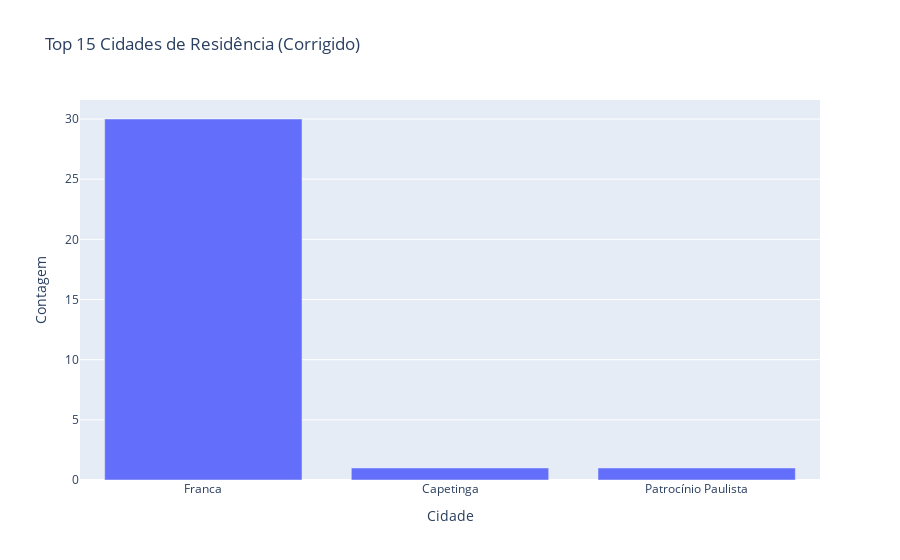

The notebook cell this image was saved under:
### Markdown cell above
## 8. Corrigindo o problema e gerando o gráfico correto

### Code cell
# Função para tratar a coluna de cidades
def tratar_cidades(df, coluna):
    if coluna not in df.columns:
        return df
    
    # Converter para string e remover espaços extras
    df[coluna] = df[coluna].astype(str).str.strip()
    
    # Padronizar valores conhecidos (exemplo)
    mapeamento = {
        'franca': 'Franca',
        'FRANCA': 'Franca',
        'Franca - SP': 'Franca',
        # Adicione outros mapeamentos conforme necessário
    }
    
    # Aplicar mapeamento
    for chave, valor in mapeamento.items():
        df.loc[df[coluna] == chave, coluna] = valor
    
    return df

# Aplicar tratamento
df_tratado = tratar_cidades(df_original.copy(), 'Em qual cidade você reside?')

# Verificar o resultado
cidade_col = 'Em qual cidade você reside?'
if cidade_col in df_tratado.columns:
    cidades_count_tratado = df_tratado[cidade_col].value_counts()
    print(f"Total de cidades únicas após tratamento: {len(cidades_count_tratado)}")
    
    # Exibir as top 15 cidades
    print("\nTop 15 cidades (após tratamento):")
    display(cidades_count_tratado.head(15))
    
    # Criar o gráfico correto
    top_15 = cidades_count_tratado.head(15)
    
    fig = px.bar(
        x=top_15.index,
        y=top_15.values,
        title="Top 15 Cidades de Residência (Corrigido)",
        labels={'x': 'Cidade', 'y': 'Contagem'}
    )
    
    fig.show()

### Figure 1 — Plotly figure (JSON) as saved in the notebook; plotly's stock layout.template omitted (floating-point values rounded to 4 significant figures)
{"data": [{"hovertemplate": "Cidade=%{x}<br>Contagem=%{y}<extra></extra>", "legendgroup": "", "marker": {"color": "#636efa", "pattern": {"shape": ""}}, "name": "", "orientation": "v", "showlegend": false, "textposition": "auto", "type": "bar", "x": ["Franca", "Capetinga", "Patrocínio Paulista"], "xaxis": "x", "y": [30, 1, 1], "yaxis": "y"}], "layout": {"barmode": "relative", "legend": {"tracegroupgap": 0}, "title": {"text": "Top 15 Cidades de Residência (Corrigido)"}, "xaxis": {"anchor": "y", "domain": [0, 1], "title": {"text": "Cidade"}}, "yaxis": {"anchor": "x", "domain": [0, 1], "title": {"text": "Contagem"}}}}
